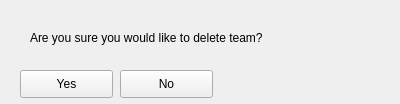
<?xml version="1.0" encoding="UTF-8"?>
<ui version="4.0">
 <class>Form</class>
 <widget class="QWidget" name="Form">
  <property name="geometry">
   <rect>
    <x>0</x>
    <y>0</y>
    <width>400</width>
    <height>104</height>
   </rect>
  </property>
  <property name="windowTitle">
   <string>Form</string>
  </property>
  <widget class="QLabel" name="label">
   <property name="geometry">
    <rect>
     <x>30</x>
     <y>30</y>
     <width>251</width>
     <height>16</height>
    </rect>
   </property>
   <property name="text">
    <string>Are you sure you would like to delete team?</string>
   </property>
  </widget>
  <widget class="QPushButton" name="pushButton">
   <property name="geometry">
    <rect>
     <x>20</x>
     <y>70</y>
     <width>93</width>
     <height>28</height>
    </rect>
   </property>
   <property name="text">
    <string>Yes</string>
   </property>
  </widget>
  <widget class="QPushButton" name="pushButton_2">
   <property name="geometry">
    <rect>
     <x>120</x>
     <y>70</y>
     <width>93</width>
     <height>28</height>
    </rect>
   </property>
   <property name="text">
    <string>No</string>
   </property>
  </widget>
 </widget>
 <resources/>
 <connections/>
</ui>
